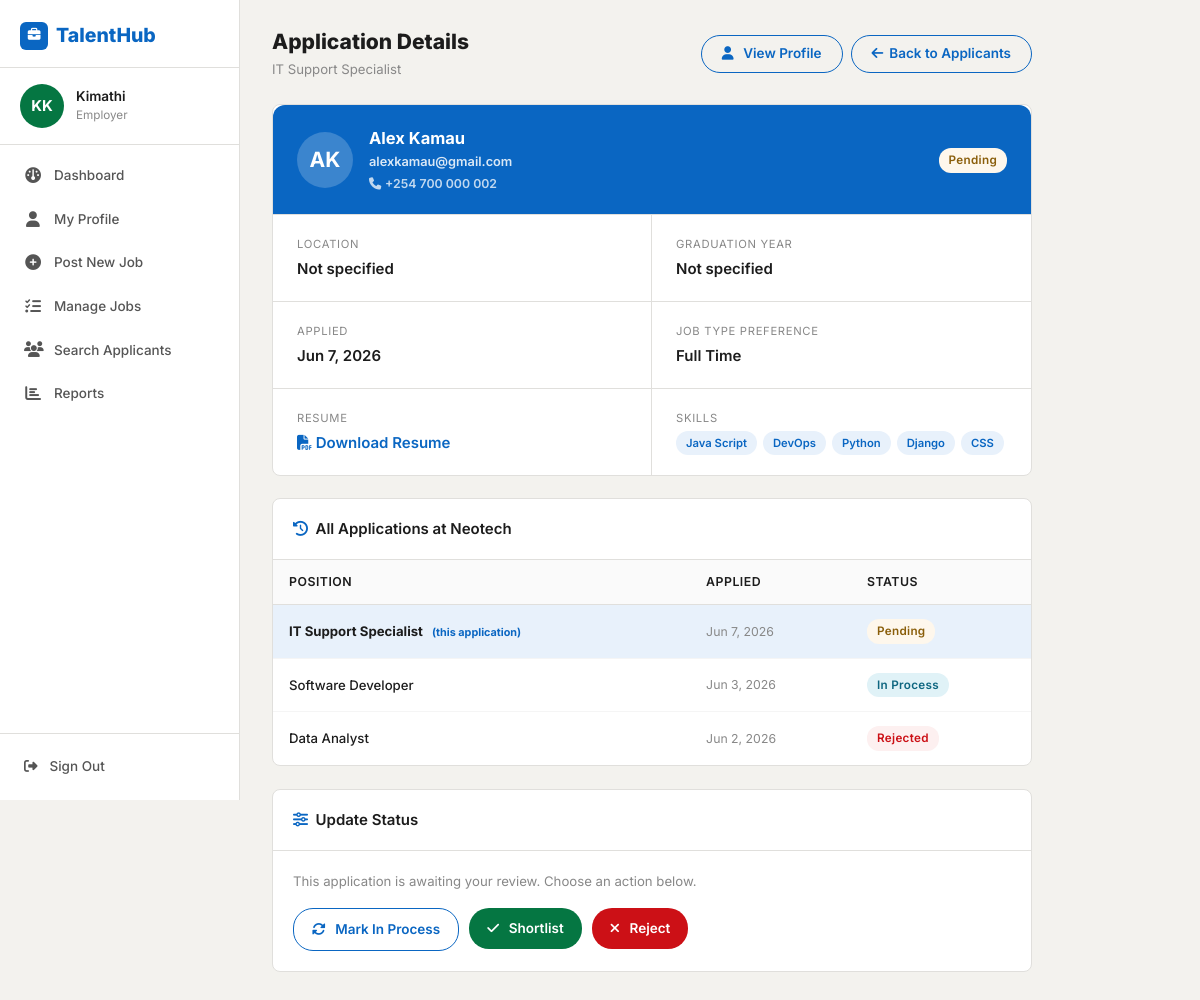
/staff/applications/23/ (signed in), run on the app's committed database.
### job_seeker/models.py (models this page shows, shortened)
class User(AbstractUser):
    STAFF = 'staff'
    APPLICANT = 'applicant'
    user_types = [
        (STAFF, 'staff'),
        (APPLICANT, 'applicant'),
    ]
    contact = models.CharField(max_length=100, blank=True)
    location = models.CharField(max_length=100, blank=True)
    user_type = models.CharField(max_length=20, choices=user_types, blank=True)
    class Meta:
        ordering = ['first_name', 'last_name']
    @property
    def full_name(self):
        return f'{self.first_name} {self.last_name}'.strip() or self.username
    @property
    def initials(self):
        parts = self.full_name.split()
        if len(parts) >= 2:
            return (parts[0][0] + parts[-1][0]).upper()
        return self.username[:2].upper()

class Application(models.Model):
    job = models.ForeignKey(Job, on_delete=CASCADE)
    applicant = models.ForeignKey(Applicant, on_delete=CASCADE, related_name='applications')
    date_applied = models.DateTimeField(default=timezone.now)
    resume = models.FileField(upload_to='applications/resumes/', null=True, blank=True, verbose_name='Resume/CV')
    cover_letter = models.FileField(upload_to='cover_letters/', null=True, blank=True)
    status = models.CharField(max_length=20, choices=APPLICATION_STATUS, default='pending')
    reviewed_by = models.ForeignKey(Staff, blank=True, null=True, on_delete=SET_NULL, related_name='reviewed_applications')
    date_reviewed = models.DateTimeField(blank=True, null=True)
    approved = models.BooleanField(default=False)
    approved_by = models.ForeignKey(Staff, blank=True, null=True, on_delete=SET_NULL)
    date_approved = models.DateTimeField(blank=True, null=True)
    class Meta:
        constraints = [
            UniqueConstraint(fields=['job', 'applicant'], name='unique_applicant_job_match')
        ]
        ordering = ['-date_applied']

class Job(models.Model):
    staff = models.ForeignKey(User, related_name='jobs', on_delete=models.CASCADE, null=True)
    title = models.CharField(max_length=255)
    company = models.CharField(max_length=200, null=True, blank=True)
    location = models.CharField(max_length=255)
    description = models.TextField()
    skills_req = models.CharField(max_length=500, null=True, blank=True)
    job_type = models.CharField(max_length=30, choices=JOB_TYPES, default='Full Time', null=True)
    link = models.URLField(null=True, blank=True)
    salary = models.CharField(max_length=100, null=True, blank=True)
    slug = AutoSlugField(populate_from='title', unique=True, null=True)
    date_posted = models.DateTimeField(default=timezone.now)
    deadline = models.DateField(null=True, blank=True)

class Applicant(models.Model):
    user = models.OneToOneField(User, on_delete=CASCADE, primary_key=True, related_name='applicant')
    resume = models.FileField(upload_to='resumes/', null=True, blank=True)
    grad_year = models.IntegerField(blank=True, null=True)
    job_type = models.CharField(max_length=30, choices=JOB_TYPES, default='Full Time')

class Profile(models.Model):
    user = models.OneToOneField(User, on_delete=models.CASCADE, primary_key=True, related_name='profile')
    full_name = models.CharField(max_length=200, null=True, blank=True)
    location = models.CharField(max_length=255, null=True, blank=True)
    resume = models.FileField(upload_to='resumes/', null=True, blank=True)
    grad_year = models.IntegerField(blank=True, null=True)
    job_type = models.CharField(max_length=30, choices=JOB_TYPES, default='Full Time', null=True)
    slug = AutoSlugField(populate_from='user', unique=True)
    linkedin_url = models.URLField(blank=True, null=True, verbose_name='LinkedIn Profile URL')
    class Meta:
        verbose_name = 'Applicant Profile'
        verbose_name_plural = 'Applicant Profiles'

class Skill(models.Model):
    skill = models.CharField(max_length=200)
    user = models.ForeignKey(User, related_name='skills', on_delete=models.CASCADE)

### job_seeker/decorators.py (the view)
    def wrapper_func(request, *args, **kwargs):
        if not request.user.is_authenticated:
            return redirect('login')
        if request.user.user_type == User.STAFF or request.user.is_superuser:
            return view_func(request, *args, **kwargs)
        messages.error(request, 'Access denied. This page is for employers only.')
        return redirect('home')

### job_seeker/views.py (called while the page is built, shortened)
@login_required
@staff_required
def application_details(request, application_id):
    application = get_object_or_404(Application, id=application_id, job__staff=request.user)
    profile = Profile.objects.filter(user=application.applicant.user).first()
    skills = Skill.objects.filter(user=application.applicant.user)
    all_applications = Application.objects.filter(
        applicant=application.applicant
    ).select_related('job').order_by('-date_applied')
    context = {
        'application': application,
        'profile': profile,
        'skills': skills,
        'all_applications': all_applications,
    }
    return render(request, 'staff/application-details.html', context)

### templates/staff/application-details.html (shortened to what this page needs)
{% extends 'base.html' %}
{% block body %}
{% include 'staff/side_bar_staff.html' %}
<div class="sidebar-main">
  <div style="max-width:760px;">
    <div class="page-header">
      <div>
        <h1 class="page-title">Application Details</h1>
        <p class="page-subtitle">{{ application.job.title }}</p>
      </div>
      <div style="display:flex;gap:8px;">
        <a href="{% url 'staff-applicant-profile' application.applicant.user.id %}" class="btn-outline-th">
          <i class="fa-solid fa-user me-1"></i> View Profile
        </a>
        <a href="{% url 'job-applicants' application.job.id %}" class="btn-outline-th">
          <i class="fa-solid fa-arrow-left"></i> Back to Applicants
        </a>
      </div>
    </div>
    <div class="th-card mb-4">
      <div class="th-card-header" style="background:var(--primary);color:#fff;border-radius:12px 12px 0 0;padding:20px 24px;">
        <div style="display:flex;align-items:center;gap:16px;">
          <div style="width:56px;height:56px;background:rgba(255,255,255,0.2);border-radius:50%;display:flex;align-items:center;justify-content:center;font-size:1.4rem;font-weight:700;color:#fff;flex-shrink:0;">
            {{ application.applicant.user.initials }}
          </div>
          <div>
            <div style="font-size:1.1rem;font-weight:700;">{{ application.applicant.user.full_name }}</div>
            <div style="font-size:.85rem;opacity:.85;">{{ application.applicant.user.email }}</div>
            {% if application.applicant.user.contact %}
            <div style="font-size:.82rem;opacity:.75;margin-top:2px;"><i class="fa-solid fa-phone me-1"></i>{{ application.applicant.user.contact }}</div>
            {% endif %}
          </div>
          <div style="margin-left:auto;">
            <span class="badge-status badge-{{ application.status }}">{{ application.get_status_display }}</span>
          </div>
        </div>
      </div>
      <div class="th-card-body" style="padding:0;">
        <div style="display:grid;grid-template-columns:1fr 1fr;gap:0;">
          <div style="padding:20px 24px;border-right:1px solid var(--border);border-bottom:1px solid var(--border);">
            <div style="font-size:.75rem;text-transform:uppercase;letter-spacing:.06em;color:var(--text-light);margin-bottom:4px;">Location</div>
            <div style="font-weight:600;color:var(--text-dark);">{{ profile.location|default:"Not specified" }}</div>
          </div>
          <div style="padding:20px 24px;border-bottom:1px solid var(--border);">
            <div style="font-size:.75rem;text-transform:uppercase;letter-spacing:.06em;color:var(--text-light);margin-bottom:4px;">Graduation Year</div>
            <div style="font-weight:600;color:var(--text-dark);">{{ application.applicant.grad_year|default:"Not specified" }}</div>
          </div>
          <div style="padding:20px 24px;border-right:1px solid var(--border);border-bottom:1px solid var(--border);">
            <div style="font-size:.75rem;text-transform:uppercase;letter-spacing:.06em;color:var(--text-light);margin-bottom:4px;">Applied</div>
            <div style="font-weight:600;color:var(--text-dark);">{{ application.date_applied|date:"M j, Y" }}</div>
          </div>
          <div style="padding:20px 24px;border-bottom:1px solid var(--border);">
            <div style="font-size:.75rem;text-transform:uppercase;letter-spacing:.06em;color:var(--text-light);margin-bottom:4px;">Job Type Preference</div>
            <div style="font-weight:600;color:var(--text-dark);">{{ application.applicant.job_type|default:"Not specified" }}</div>
          </div>
          <div style="padding:20px 24px;border-right:1px solid var(--border);">
            <div style="font-size:.75rem;text-transform:uppercase;letter-spacing:.06em;color:var(--text-light);margin-bottom:4px;">Resume</div>
            {% if profile and profile.resume %}
            <a href="{{ profile.resume.url }}" target="_blank" style="color:var(--primary);font-weight:600;text-decoration:none;">
              <i class="fa-solid fa-file-pdf me-1"></i>Download Resume
            </a>
            {% else %}
            <span style="color:var(--text-light);">Not uploaded</span>
            {% endif %}
          </div>
          <div style="padding:20px 24px;">
            <div style="font-size:.75rem;text-transform:uppercase;letter-spacing:.06em;color:var(--text-light);margin-bottom:4px;">Skills</div>
            <div style="display:flex;flex-wrap:wrap;gap:6px;">
              {% for skill in skills %}
              <span style="background:var(--primary-lt);color:var(--primary);font-size:.75rem;font-weight:600;padding:3px 10px;border-radius:20px;">{{ skill.skill }}</span>
              {% empty %}
              <span style="color:var(--text-light);font-size:.85rem;">No skills listed</span>
              {% endfor %}
            </div>
          </div>
        </div>
      </div>
    </div>
    <div class="th-card mb-4">
      <div class="th-card-header"><i class="fa-solid fa-clock-rotate-left me-2 text-primary-th"></i>All Applications at Neotech</div>
      <div class="th-card-body" style="padding:0;">
        <table class="th-table">
          <thead>
            <tr>
              <th>Position</th>
              <th>Applied</th>
              <th>Status</th>
            </tr>
          </thead>
          <tbody>
            {% for app in all_applications %}
            <tr {% if app.id == application.id %}style="background:var(--primary-lt);"{% endif %}>
              <td style="font-size:.88rem;font-weight:{% if app.id == application.id %}700{% else %}500{% endif %};color:var(--text-dark);">
                {{ app.job.title }}
                {% if app.id == application.id %}<span style="font-size:.72rem;color:var(--primary);margin-left:6px;">(this application)</span>{% endif %}
              </td>
              <td style="font-size:.82rem;color:var(--text-light);">{{ app.date_applied|date:"M j, Y" }}</td>
              <td><span class="badge-status badge-{{ app.status }}">{{ app.get_status_display }}</span></td>
            </tr>
            {% empty %}
            <tr><td colspan="3" style="text-align:center;color:var(--text-light);font-size:.85rem;padding:16px;">No applications on record.</td></tr>
            {% endfor %}
          </tbody>
        </table>
      </div>
    </div>
    <div class="th-card">
      <div class="th-card-header"><i class="fa-solid fa-sliders me-2 text-primary-th"></i>Update Status</div>
      <div class="th-card-body">
        {% if application.status == 'pending' %}
        <p style="font-size:.88rem;color:var(--text-light);margin-bottom:16px;">This application is awaiting your review. Choose an action below.</p>
        {% else %}
        <div class="th-alert th-alert-info mb-3">
          <i class="fa-solid fa-circle-info"></i>
          <span>Current status: <strong>{{ application.get_status_display }}</strong>. You can still update it.</span>
        </div>
        {% endif %}
        <div style="display:flex;gap:10px;flex-wrap:wrap;">
          <form method="POST" style="display:inline;">
            <button type="submit" class="btn-outline-th" style="padding:10px 18px;">
              <i class="fa-solid fa-rotate me-1"></i>Mark In Process
            </button>
          </form>
          <form method="POST" style="display:inline;">
            <button type="submit" class="btn-success-th" style="padding:10px 18px;">
              <i class="fa-solid fa-check me-1"></i>Shortlist
            </button>
          </form>
          <form method="POST" style="display:inline;">
            <button type="submit" class="btn-danger-th" style="padding:10px 18px;"
                    onclick="return confirm('Reject this application?')">
              <i class="fa-solid fa-xmark me-1"></i>Reject
            </button>
          </form>
        </div>
      </div>
    </div>
  </div>
</div>
{% endblock %}

### templates/staff/side_bar_staff.html (shortened to what this page needs)
{% load static %}
<aside class="th-sidebar" id="staffSidebar">
  <div class="sidebar-logo-area">
    <a href="{% url 'home' %}" class="sidebar-logo">
      <div style="width:28px;height:28px;background:var(--primary);border-radius:6px;display:flex;align-items:center;justify-content:center;color:white;font-size:.85rem;flex-shrink:0;">
        <i class="fa-solid fa-briefcase"></i>
      </div>
      TalentHub
    </a>
  </div>
  <div class="sidebar-user-area">
    <div class="sidebar-avatar" style="background:var(--success);">{{ request.user.initials }}</div>
    <div style="min-width:0;">
      <p class="sidebar-user-name">{{ request.user.first_name|default:request.user.username }}</p>
      <p class="sidebar-user-email">Employer</p>
    </div>
  </div>
  <ul class="sidebar-nav">
    <li>
      <a href="{% url 'staff' %}" class="{% if request.resolver_match.url_name == 'staff' %}active{% endif %}">
        <i class="fa-solid fa-gauge"></i> Dashboard
      </a>
    </li>
    <li>
      <a href="{% url 'my-profile' %}" class="{% if request.resolver_match.url_name == 'my-profile' %}active{% endif %}">
        <i class="fa-solid fa-user"></i> My Profile
      </a>
    </li>
    <li>
      <a href="{% url 'add-job' %}" class="{% if request.resolver_match.url_name == 'add-job' %}active{% endif %}">
        <i class="fa-solid fa-plus-circle"></i> Post New Job
      </a>
    </li>
    <li>
      <a href="{% url 'job-list' %}" class="{% if request.resolver_match.url_name == 'job-list' %}active{% endif %}">
        <i class="fa-solid fa-list-check"></i> Manage Jobs
      </a>
    </li>
    <li>
      <a href="{% url 'search-applicant' %}" class="{% if request.resolver_match.url_name == 'search-applicant' %}active{% endif %}">
        <i class="fa-solid fa-users"></i> Search Applicants
      </a>
    </li>
    <li>
      <a href="{% url 'applied-any-month' %}" class="{% if request.resolver_match.url_name == 'applied-any-month' %}active{% endif %}">
        <i class="fa-solid fa-chart-bar"></i> Reports
      </a>
    </li>
  </ul>
  <div class="sidebar-footer">
    <a href="{% url 'logout' %}" class="sidebar-logout">
      <i class="fa-solid fa-right-from-bracket"></i> Sign Out
    </a>
  </div>
</aside>

### data on the page
User: user.initials "KK", user.first_name "Kimathi"
Application: job "IT Support Specialist", applicant.user.initials "AK", applicant.user.full_name "Alex Kamau", applicant.user.email "alexkamau@gmail.com", applicant.user.contact "+254 700 000 002", status "Pending", applicant.grad_year "Not specified", date_applied "Jun 7, 2026", applicant.job_type "Full Time", shows "(this application)"
Profile: location "Not specified"
Skill: skill "Java Script"
Skill: skill "DevOps"
Skill: skill "Python"
Skill: skill "Django"
Skill: skill "CSS"
Application: job "Software Developer", date_applied "Jun 3, 2026", status "In Process"
Application: job "Data Analyst", date_applied "Jun 2, 2026", status "Rejected"
